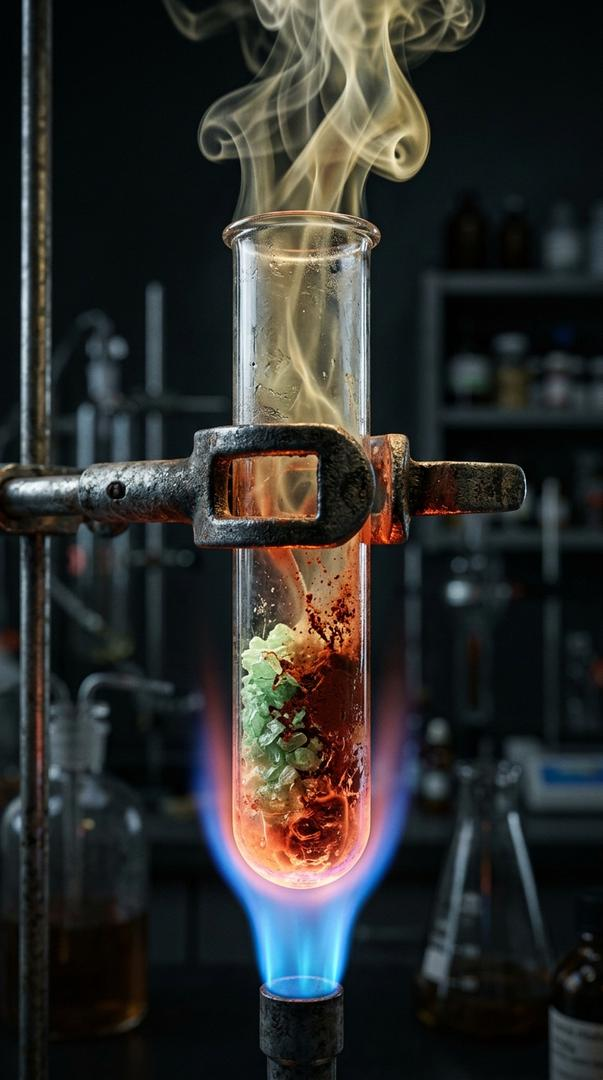
#> input picture experiments/activity_1_5_ferrous_sulphate/images/01_hook_flame.jpg, 603 x 1080 px
$ python test_preview_frames.py
#> lines starting #> are read from the running program, lines starting #| are printed output that depends on the picture
#!/usr/bin/env python3
"""
Test Preview Frame Generator for CBSE Class 10 Activity 1.5:
Generates static frame previews of Scene 1, 2, 3, 4 for visual inspection.
"""

import math
import random
from pathlib import Path
from PIL import Image, ImageDraw, ImageFont

BASE_DIR = Path(__file__).resolve().parent
IMG_DIR = BASE_DIR / "images"
ARTIFACTS_DIR = Path(r"C:\Users\sunwa\.gemini\antigravity-cli\brain\af617f1a-1b38-4668-bb71-a1b954c9fee3")

WIDTH, HEIGHT = 1080, 1920

def get_font(size: int, bold: bool = False):
    font_paths = [
        "C:/Windows/Fonts/segoeuib.ttf" if bold else "C:/Windows/Fonts/segoeui.ttf",
        "C:/Windows/Fonts/arialbd.ttf" if bold else "C:/Windows/Fonts/arial.ttf",
    ]
    for p in font_paths:
        if Path(p).exists():
            return ImageFont.truetype(p, size)
    return ImageFont.load_default()

# Load base images resized to 1080x1920
img_s1 = Image.open(IMG_DIR / "01_hook_flame.jpg").convert("RGBA").resize((WIDTH, HEIGHT), Image.Resampling.LANCZOS)
img_s2 = Image.open(IMG_DIR / "02_setup_droplets.jpg").convert("RGBA").resize((WIDTH, HEIGHT), Image.Resampling.LANCZOS)
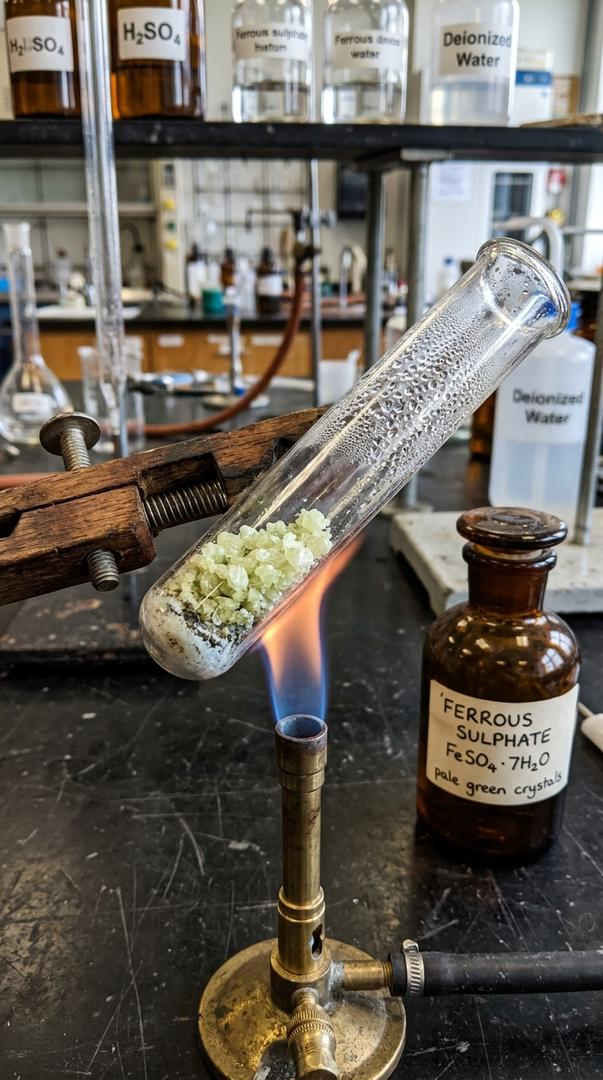
#> input picture experiments/activity_1_5_ferrous_sulphate/images/02_setup_droplets.jpg, 603 x 1080 px
img_s3 = Image.open(IMG_DIR / "03_reaction_fumes.jpg").convert("RGBA").resize((WIDTH, HEIGHT), Image.Resampling.LANCZOS)
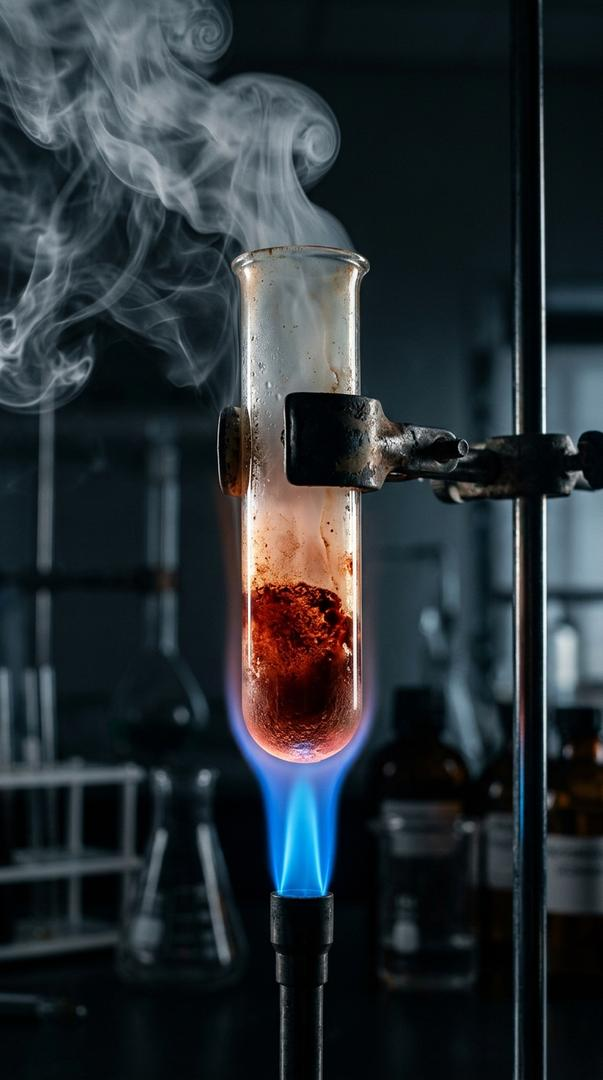
#> input picture experiments/activity_1_5_ferrous_sulphate/images/03_reaction_fumes.jpg, 603 x 1080 px
img_s4 = Image.open(IMG_DIR / "04_takeaway_wafting.jpg").convert("RGBA").resize((WIDTH, HEIGHT), Image.Resampling.LANCZOS)
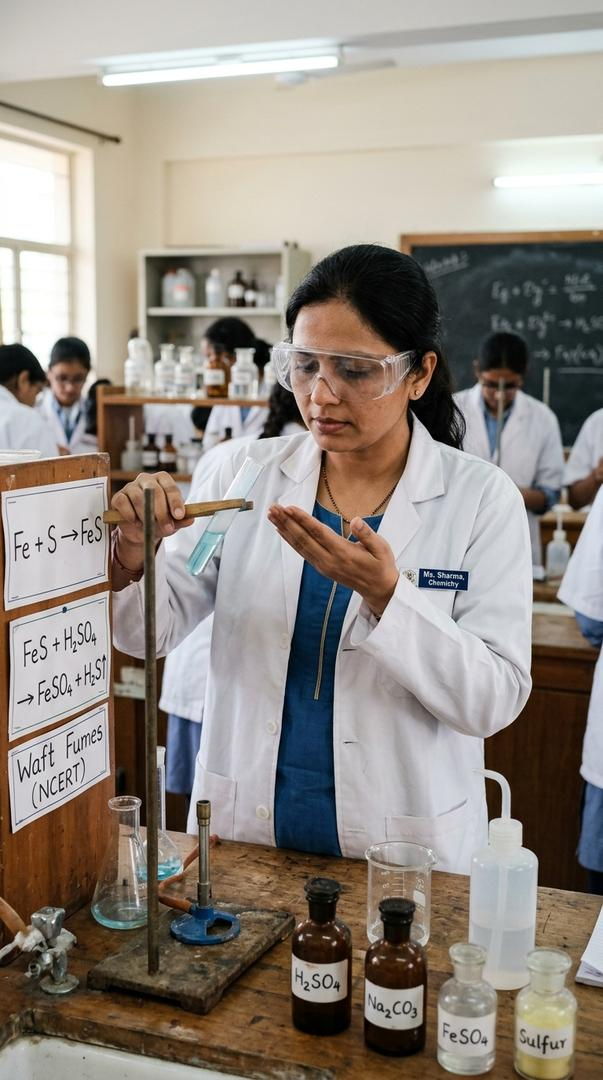
#> input picture experiments/activity_1_5_ferrous_sulphate/images/04_takeaway_wafting.jpg, 603 x 1080 px

# ---------------------------------------------------------------------------
# SCENE 1: SHOCK CLIMAX HOOK
# ---------------------------------------------------------------------------
def render_scene1_frame(t: float, total_dur: float) -> Image.Image:
#> called with t = 1.5, total_dur = 4.16
    base = img_s1.copy()
    overlay = Image.new("RGBA", (WIDTH, HEIGHT), (0, 0, 0, 0))
#> overlay: PIL image 1080x1920 RGBA; every value is 0
    draw = ImageDraw.Draw(overlay)

    # Tube mouth is at x ≈ 500, y ≈ 380; Tube bottom in flame is at x ≈ 505, y ≈ 1480
    mouth_x, mouth_y = 505, 380
    bottom_x, bottom_y = 505, 1480

    # Roaring blue flame pulse
    f_pulse = 0.5 + 0.5 * math.sin(t * 14.0)
    flame_alpha = int(70 + 50 * f_pulse)
    draw.ellipse([bottom_x - 110, bottom_y - 80, bottom_x + 110, bottom_y + 120], fill=(0, 180, 255, flame_alpha))
    draw.ellipse([bottom_x - 60, bottom_y - 40, bottom_x + 60, bottom_y + 60], fill=(255, 100, 30, int(flame_alpha * 0.9)))

    # Thermal micro-sparks inside decomposing crystals
    random.seed(int(t * 40))
    for _ in range(12):
        sx = random.randint(460, 550)
        sy = random.randint(1200, 1460)
        sr = random.randint(2, 5)
        draw.ellipse([sx - sr, sy - sr, sx + sr, sy + sr], fill=(255, 230, 140, 230))

    # Dense billowing sulfur gas plumes escaping mouth
    random.seed(42)
    num_puffs = 35
    for i in range(num_puffs):
        spawn_x = random.randint(480, 530)
        spawn_y = random.randint(340, 420)
        speed = random.uniform(180, 420)
        drift = random.uniform(-40, 40)
        lifetime = random.uniform(1.2, 2.2)
        birth = random.uniform(0, 3.0)

        age = (t + birth) % lifetime
        prog = age / lifetime
        cx = spawn_x + drift * prog + math.sin(age * 5 + i) * 20
        cy = spawn_y - speed * age
        r = int(25 + 90 * prog)
        alpha = int(140 * (1.0 - prog) * math.sin(prog * math.pi))

        if alpha > 0 and cy > 160:
            draw.ellipse([cx - r, cy - r, cx + r, cy + r], fill=(240, 245, 255, alpha))

    comp = Image.alpha_composite(base, overlay)
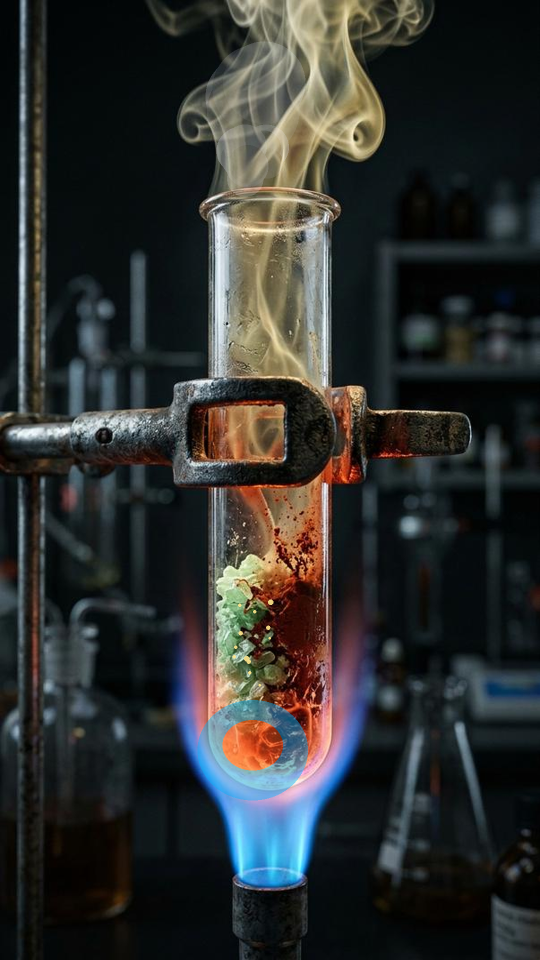
#> comp: PIL image 1080x1920 RGBA (shown at 1/2 size); mean R, G, B, A 46.2, 48, 46.5, 255
    hud = ImageDraw.Draw(comp)

    # Top Hook Card
    hud.rounded_rectangle([60, 110, 1020, 290], radius=24, fill=(16, 22, 36, 235), outline=(255, 82, 82, 220), width=3)
    hud.text((100, 135), "NCERT ACTIVITY 1.5 • CLASS 10 CHEMISTRY", font=get_font(26, bold=True), fill=(255, 82, 82))
    hud.text((100, 172), "NEVER INHALE FROM THIS TUBE!", font=get_font(42, bold=True), fill=(255, 255, 255))
    hud.text((100, 232), "Heating dry green crystals releases suffocating, toxic gases!", font=get_font(24), fill=(240, 220, 220))

    # Bottom Pill
    hud.rounded_rectangle([60, 1660, 1020, 1800], radius=24, fill=(16, 22, 36, 235), outline=(255, 179, 0, 190), width=3)
    hud.text((100, 1685), "REAL LAB DEMONSTRATION", font=get_font(24, bold=True), fill=(255, 179, 0))
    hud.text((100, 1725), "Thermal Decomposition of Ferrous Sulphate", font=get_font(34, bold=True), fill=(255, 255, 255))

    return comp.convert("RGB")

# ---------------------------------------------------------------------------
# SCENE 2: WATER OF CRYSTALLISATION & CONDENSATION
# ---------------------------------------------------------------------------
def render_scene2_frame(t: float, total_dur: float) -> Image.Image:
#> called with t = 2, total_dur = 4.26
    base = img_s2.copy()
    overlay = Image.new("RGBA", (WIDTH, HEIGHT), (0, 0, 0, 0))
    draw = ImageDraw.Draw(overlay)

    # Tube neck condensation zone: x ≈ 520 to 860, y ≈ 360 to 800 (tilted diagonally)
    # Animated glistening water droplets
    random.seed(77)
    for i in range(25):
        dx = random.randint(540, 840)
        dy = random.randint(380, 820)
        dr = random.randint(4, 10)
        glimmer = 0.5 + 0.5 * math.sin(t * 8.0 + i)
        d_alpha = int(160 + 80 * glimmer)
        draw.ellipse([dx - dr, dy - dr, dx + dr, dy + dr], fill=(210, 245, 255, d_alpha), outline=(255, 255, 255, 230), width=1)
        draw.ellipse([dx - dr//2, dy - dr//2, dx, dy], fill=(255, 255, 255, 240))

    # Flame flicker under the tube bottom (x ≈ 490, y ≈ 1300 to 1600)
    flame_flicker = math.sin(t * 16.0) * 10
    draw.polygon([(470, 1400), (510 + flame_flicker, 1180), (550, 1400)], fill=(0, 229, 255, 110))

    comp = Image.alpha_composite(base, overlay)
    hud = ImageDraw.Draw(comp)

    # Step HUD
    hud.rounded_rectangle([60, 110, 1020, 270], radius=24, fill=(16, 22, 36, 235), outline=(0, 229, 255, 190), width=3)
    hud.text((100, 135), "STEP 1 • GENTLE HEATING", font=get_font(26, bold=True), fill=(0, 229, 255))
    hud.text((100, 172), "Water of Crystallisation Escapes!", font=get_font(38, bold=True), fill=(255, 255, 255))
    hud.text((100, 224), "Liquid droplets condense inside the cool upper test tube walls", font=get_font(24), fill=(180, 215, 235))

    # Bottom Reality Check Card
    hud.rounded_rectangle([60, 1630, 1020, 1810], radius=24, fill=(16, 22, 36, 235), outline=(0, 230, 118, 190), width=3)
    hud.text((100, 1655), "LAB REALITY CHECK: GREEN VITRIOL", font=get_font(26, bold=True), fill=(0, 230, 118))
    hud.text((100, 1698), "FeSO4 · 7H2O loses water → Dirty white FeSO4", font=get_font(36, bold=True), fill=(255, 255, 255))
    hud.text((100, 1750), "Direct practical viva question: Why do water droplets appear?", font=get_font(23), fill=(190, 230, 210))

    return comp.convert("RGB")

# ---------------------------------------------------------------------------
# SCENE 3: STRONG HEATING & GAS EVOLUTION
# ---------------------------------------------------------------------------
def render_scene3_frame(t: float, total_dur: float) -> Image.Image:
#> called with t = 2, total_dur = 4.27
    base = img_s3.copy()
    overlay = Image.new("RGBA", (WIDTH, HEIGHT), (0, 0, 0, 0))
    draw = ImageDraw.Draw(overlay)

    # Tube mouth is at x ≈ 495, y ≈ 420; Bottom in flame is at x ≈ 495, y ≈ 1380
    mouth_x, mouth_y = 495, 420
    bottom_x, bottom_y = 495, 1380

    # Red-hot thermal glow pulse at the decomposing ferric oxide residue
    pulse = 0.5 + 0.5 * math.sin(t * 8.0)
    glow_alpha = int(75 + 50 * pulse)
    draw.ellipse([bottom_x - 90, bottom_y - 120, bottom_x + 90, bottom_y + 60], fill=(255, 70, 20, glow_alpha))

    # Billowing dense sulfur gas plumes (SO2 and SO3)
    random.seed(99)
    num_puffs = 40
    for i in range(num_puffs):
        sx = random.randint(460, 530)
        sy = random.randint(360, 440)
        spd = random.uniform(190, 440)
        drift = random.uniform(-50, 50)
        ltime = random.uniform(1.3, 2.4)
        boff = random.uniform(0, 3.0)

        age = (t + boff) % ltime
        prog = age / ltime
        cx = sx + drift * prog + math.sin(age * 4.5 + i) * 25
        cy = sy - spd * age
        r = int(30 + 110 * prog)
        alpha = int(140 * (1.0 - prog) * math.sin(prog * math.pi))

        if alpha > 0 and cy > 180:
            draw.ellipse([cx - r, cy - r, cx + r, cy + r], fill=(245, 250, 255, alpha))

    comp = Image.alpha_composite(base, overlay)
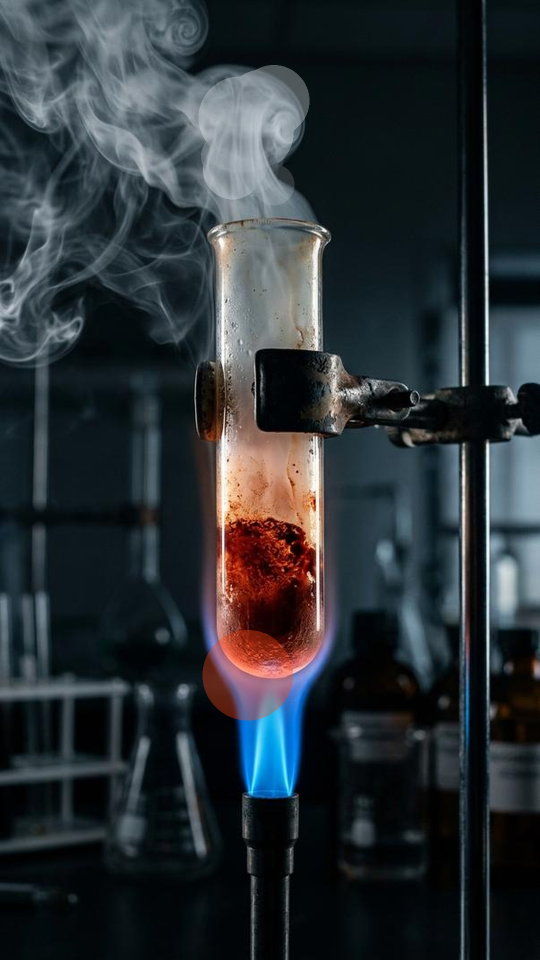
#> comp: PIL image 1080x1920 RGBA (shown at 1/2 size); mean R, G, B, A 42.1, 48.9, 53.4, 255
    hud = ImageDraw.Draw(comp)

    # Step HUD
    hud.rounded_rectangle([60, 110, 1020, 290], radius=24, fill=(16, 22, 36, 235), outline=(255, 112, 67, 210), width=3)
    hud.text((100, 135), "STEP 2 • STRONG DECOMPOSITION", font=get_font(26, bold=True), fill=(255, 112, 67))
    hud.text((100, 172), "GREEN CRYSTALS TURN RED-BROWN!", font=get_font(40, bold=True), fill=(255, 255, 255))
    hud.text((100, 232), "Solid breaks down into Ferric Oxide + Pungent choking gases!", font=get_font(24), fill=(240, 210, 200))

    # Balanced Chemical Equation HUD Card
    hud.rounded_rectangle([60, 1580, 1020, 1820], radius=24, fill=(16, 22, 36, 240), outline=(0, 229, 255, 200), width=3)
    hud.text((100, 1605), "BALANCED EQUATION • THERMAL DECOMPOSITION", font=get_font(24, bold=True), fill=(0, 229, 255))
    hud.text((100, 1648), "2FeSO4 (s) → Fe2O3 (s) + SO2 (g) + SO3 (g)", font=get_font(36, bold=True), fill=(255, 255, 255))
    hud.text((100, 1702), "Green FeSO4 → Red-Brown Ferric Oxide + Sulfur Oxides", font=get_font(23), fill=(185, 220, 240))
    hud.text((100, 1745), "Sensory Test: Choking smell of burning sulfur!", font=get_font(22, bold=True), fill=(255, 82, 82))

    return comp.convert("RGB")
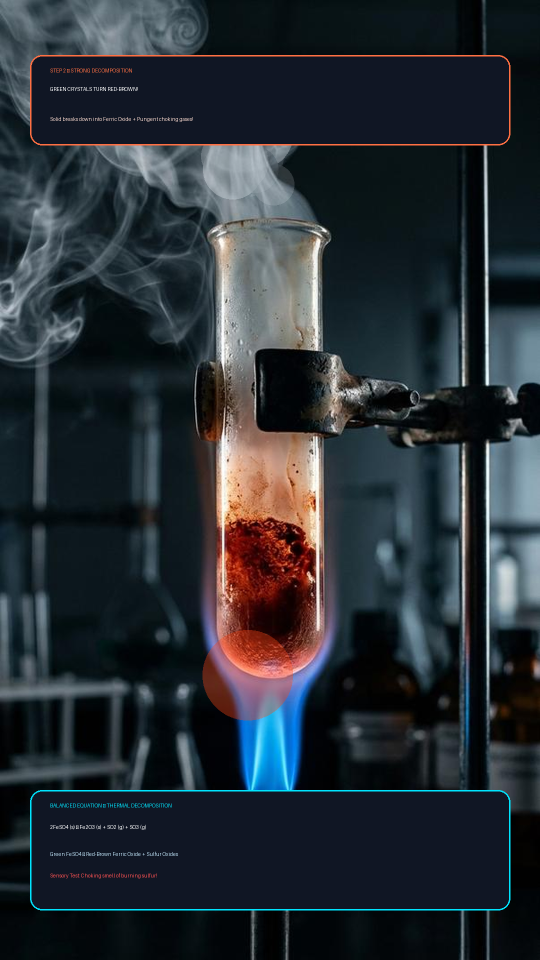
#> returned value: PIL image 1080x1920 RGB (shown at 1/2 size); mean R, G, B 39.8, 46.5, 52.8

# ---------------------------------------------------------------------------
# SCENE 4: WAFTING SAFETY & RAPID-FIRE QUIZ CTA
# ---------------------------------------------------------------------------
def render_scene4_frame(t: float, total_dur: float) -> Image.Image:
#> called with t = 2.5, total_dur = 4.54
    base = img_s4.copy()
    overlay = Image.new("RGBA", (WIDTH, HEIGHT), (0, 0, 0, 0))
    draw = ImageDraw.Draw(overlay)

    # Wafting air stream waves towards face (from tube at x=360, y=500 towards x=540, y=520)
    w_age = (t * 2.5) % 1.0
    for w_off in [0.0, 0.4]:
        prog = (w_age + w_off) % 1.0
        wx = 380 + int(140 * prog)
        wy = 500 + int(20 * math.sin(prog * math.pi))
        w_alpha = int(160 * (1.0 - prog))
        draw.arc([wx - 30, wy - 40, wx + 30, wy + 40], start=-60, end=60, fill=(255, 255, 255, w_alpha), width=3)

    comp = Image.alpha_composite(base, overlay)
    hud = ImageDraw.Draw(comp)

    # Top HUD
    hud.rounded_rectangle([60, 110, 1020, 290], radius=24, fill=(16, 22, 36, 235), outline=(255, 179, 0, 210), width=3)
    hud.text((100, 135), "STEP 3 • NCERT LAB SAFETY TECHNIQUE", font=get_font(26, bold=True), fill=(255, 179, 0))
    hud.text((100, 172), "WAFT GENTLY • DO NOT INHALE!", font=get_font(42, bold=True), fill=(255, 255, 255))
    hud.text((100, 232), "Never point test tube at yourself; waft gas fumes with hand", font=get_font(24), fill=(235, 220, 190))

    # Central / Lower RAPID-FIRE QUIZ CTA CARD (The Engagement Driver!)
    hud.rounded_rectangle([60, 1420, 1020, 1830], radius=24, fill=(14, 20, 32, 245), outline=(0, 230, 118, 230), width=4)
    hud.text((100, 1445), "CBSE BOARD RAPID-FIRE QUIZ", font=get_font(26, bold=True), fill=(0, 230, 118))
    hud.text((100, 1488), "What is the reddish-brown residue called?", font=get_font(34, bold=True), fill=(255, 255, 255))

    # Options A & B
    hud.rounded_rectangle([100, 1550, 520, 1630], radius=16, fill=(24, 32, 48, 240), outline=(0, 229, 255, 180), width=2)
    hud.text((120, 1572), "A: FeO (Ferrous Oxide)", font=get_font(24, bold=True), fill=(255, 255, 255))

    hud.rounded_rectangle([560, 1550, 980, 1630], radius=16, fill=(24, 32, 48, 240), outline=(255, 179, 0, 180), width=2)
    hud.text((580, 1572), "B: Fe2O3 (Ferric Oxide)", font=get_font(24, bold=True), fill=(255, 255, 255))

    # Options C & D
    hud.rounded_rectangle([100, 1650, 520, 1730], radius=16, fill=(24, 32, 48, 240), outline=(180, 200, 220, 180), width=2)
    hud.text((120, 1672), "C: Fe3O4 (Magnetite)", font=get_font(24, bold=True), fill=(255, 255, 255))

    hud.rounded_rectangle([560, 1650, 980, 1730], radius=16, fill=(24, 32, 48, 240), outline=(180, 200, 220, 180), width=2)
    hud.text((580, 1672), "D: FeS (Iron Sulphide)", font=get_font(24, bold=True), fill=(255, 255, 255))

    # Call to action text
    hud.text((100, 1765), "▼ COMMENT YOUR ANSWER A, B, C, OR D BELOW! ▼", font=get_font(25, bold=True), fill=(255, 235, 59))

    return comp.convert("RGB")
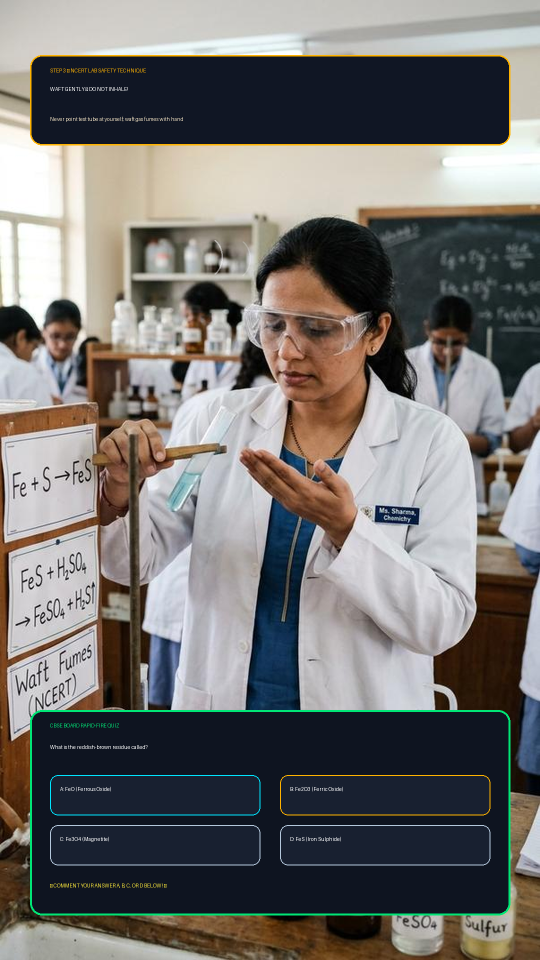
#> returned value: PIL image 1080x1920 RGB (shown at 1/2 size); mean R, G, B 115.2, 113.1, 111

def main():
    print("Generating Activity 1.5 Preview Frames...")
    f1 = render_scene1_frame(1.5, 4.16)
    p1 = ARTIFACTS_DIR / "preview_act15_s1_hook.jpg"
    f1.save(p1, quality=95)
    print(f"Saved: {p1.name}")

    f2 = render_scene2_frame(2.0, 4.26)
    p2 = ARTIFACTS_DIR / "preview_act15_s2_condensation.jpg"
    f2.save(p2, quality=95)
    print(f"Saved: {p2.name}")

    f3 = render_scene3_frame(2.0, 4.27)
    p3 = ARTIFACTS_DIR / "preview_act15_s3_decomposition.jpg"
    f3.save(p3, quality=95)
    print(f"Saved: {p3.name}")

    f4 = render_scene4_frame(2.5, 4.54)
    p4 = ARTIFACTS_DIR / "preview_act15_s4_wafting_quiz.jpg"
    f4.save(p4, quality=95)
    print(f"Saved: {p4.name}")

if __name__ == "__main__":
    main()
